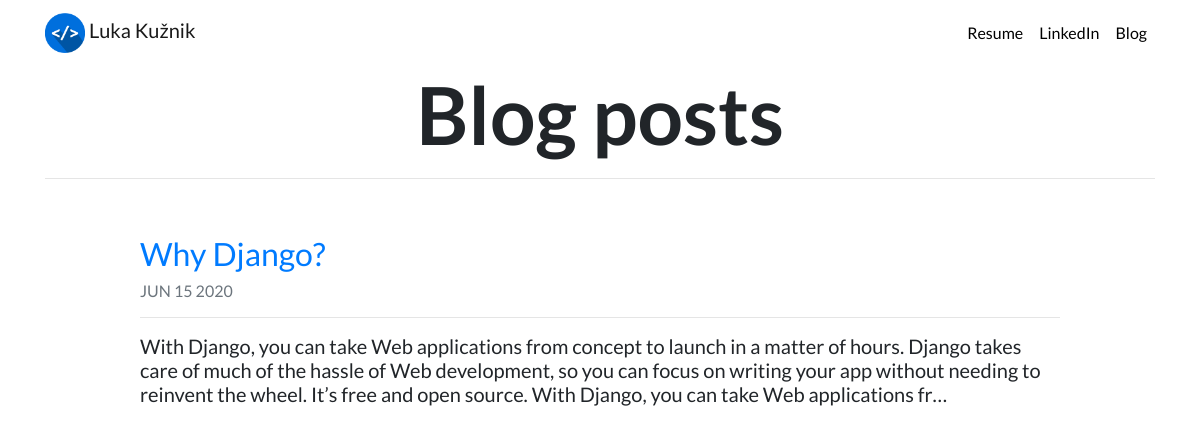
Screenshot of /blog/ with the database file from the repository.
### blog/models.py (models this page shows, shortened)
class Blog(models.Model):
    title = models.CharField(max_length=200)
    description = models.TextField()
    date = models.DateField()

### blog/views.py (the view)
# urls.py: path('', views.all_blogs, name="all_blogs"),
def all_blogs(request):
    blogs = Blog.objects.order_by('-date')
    return render(request, 'blog/all_blogs.html', {'blogs':blogs})

### blog/templates/blog/all_blogs.html
{% extends "portfolio/base.html" %}
{% load static %}
{% block content %}
<h1 id="blogtitle" class="font-weight-bold text-center">Blog posts</h1>
<hr>
{% for blog in blogs %}
<br>
<div class="row justify-content-center my-3">
  <div class="col-md-10">
    <a href="{% url 'blog:detail' blog.id %}">
      <h2>{{ blog.title }}</h2>
    </a>
    <h6 class="text-muted">{{ blog.date|date:'M d Y'|upper }}</h6>
    <hr>
    <h5>{{ blog.description|striptags|truncatechars:300 }}</h5>
  </div>
</div>
{% endfor %}
{% endblock %}

### portfolio/static/portfolio/custom.css (style rules this page uses)
body { font-family: 'Lato', sans-serif; }
@media (min-width: 992px) { #blogtitle { font-size: 5rem; } }

### rows the page displays
Blog: title "Why Django?", date "JUN 15 2020", description "With Django, you can take Web applications from concept to launch in a matter of hours. Django takes care of much of the hassle of Web development, so you can focus on writing your app without needing to reinvent the wheel. It’s free and open source. With Django, you can take Web applications fr…"
